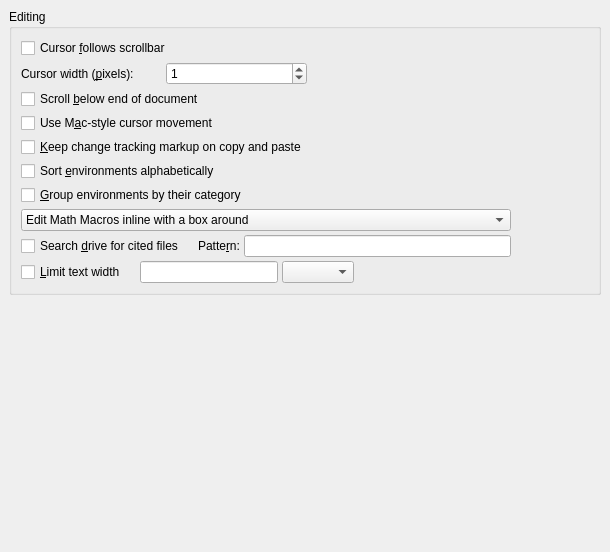
<?xml version="1.0" encoding="UTF-8"?>
<ui version="4.0">
 <class>PrefEditUi</class>
 <widget class="QWidget" name="PrefEditUi">
  <property name="geometry">
   <rect>
    <x>0</x>
    <y>0</y>
    <width>610</width>
    <height>552</height>
   </rect>
  </property>
  <property name="sizePolicy">
   <sizepolicy hsizetype="Expanding" vsizetype="Expanding">
    <horstretch>0</horstretch>
    <verstretch>0</verstretch>
   </sizepolicy>
  </property>
  <property name="windowTitle">
   <string/>
  </property>
  <layout class="QGridLayout" name="gridLayout_3">
   <item row="0" column="0">
    <widget class="QGroupBox" name="scrollGB">
     <property name="title">
      <string>Editing</string>
     </property>
     <property name="alignment">
      <set>Qt::AlignLeading|Qt::AlignLeft|Qt::AlignTop</set>
     </property>
     <property name="flat">
      <bool>true</bool>
     </property>
     <layout class="QGridLayout" name="gridLayout">
      <item row="8" column="3">
       <spacer name="horizontalSpacer">
        <property name="orientation">
         <enum>Qt::Horizontal</enum>
        </property>
        <property name="sizeHint" stdset="0">
         <size>
          <width>40</width>
          <height>20</height>
         </size>
        </property>
       </spacer>
      </item>
      <item row="2" column="0" colspan="2">
       <widget class="QCheckBox" name="scrollBelowCB">
        <property name="text">
         <string>Scroll &amp;below end of document</string>
        </property>
       </widget>
      </item>
      <item row="1" column="2">
       <spacer name="horizontalSpacer_3">
        <property name="orientation">
         <enum>Qt::Horizontal</enum>
        </property>
        <property name="sizeHint" stdset="0">
         <size>
          <width>200</width>
          <height>20</height>
         </size>
        </property>
       </spacer>
      </item>
      <item row="8" column="0" colspan="3">
       <widget class="QComboBox" name="macroEditStyleCO">
        <item>
         <property name="text">
          <string>Edit Math Macros inline with a box around</string>
         </property>
        </item>
        <item>
         <property name="text">
          <string>Edit Math Macros inline with the name in the status bar</string>
         </property>
        </item>
        <item>
         <property name="text">
          <string>Edit Math Macros with a parameter list (like in LyX &lt; 1.6)</string>
         </property>
        </item>
       </widget>
      </item>
      <item row="4" column="0" colspan="2">
       <widget class="QCheckBox" name="copyCTMarkupCB">
        <property name="toolTip">
         <string>If this is checked, change tracking markup will not be resolved on copy/paste operations and when moving content from/to insets if change tracking is deactivated.</string>
        </property>
        <property name="text">
         <string>&amp;Keep change tracking markup on copy and paste</string>
        </property>
       </widget>
      </item>
      <item row="5" column="0" rowspan="2" colspan="2">
       <widget class="QCheckBox" name="sortEnvironmentsCB">
        <property name="text">
         <string>Sort &amp;environments alphabetically</string>
        </property>
       </widget>
      </item>
      <item row="0" column="0" colspan="2">
       <widget class="QCheckBox" name="cursorFollowsCB">
        <property name="text">
         <string>Cursor &amp;follows scrollbar</string>
        </property>
       </widget>
      </item>
      <item row="9" column="0" colspan="3">
       <layout class="QHBoxLayout" name="horizontalLayout_5">
        <item>
         <widget class="QCheckBox" name="citationSearchCB">
          <property name="toolTip">
           <string>If this is activated, LyX will search your disk for matching files when clicking on &quot;Try to Open Citation Content...&quot; in the citation context menu. Note the security implications described in User Guide, 6.6.4.</string>
          </property>
          <property name="statusTip">
           <string/>
          </property>
          <property name="text">
           <string>Search &amp;drive for cited files</string>
          </property>
         </widget>
        </item>
        <item>
         <spacer name="horizontalSpacer_8">
          <property name="orientation">
           <enum>Qt::Horizontal</enum>
          </property>
          <property name="sizeType">
           <enum>QSizePolicy::Fixed</enum>
          </property>
          <property name="sizeHint" stdset="0">
           <size>
            <width>10</width>
            <height>20</height>
           </size>
          </property>
         </spacer>
        </item>
        <item>
         <layout class="QHBoxLayout" name="horizontalLayout_3">
          <item>
           <widget class="QLabel" name="citationSearchLA">
            <property name="text">
             <string>Patte&amp;rn:</string>
            </property>
            <property name="buddy">
             <cstring>citationSearchLE</cstring>
            </property>
           </widget>
          </item>
          <item>
           <widget class="QLineEdit" name="citationSearchLE">
            <property name="toolTip">
             <string>Define search pattern (see UserGuide for syntax)</string>
            </property>
           </widget>
          </item>
         </layout>
        </item>
       </layout>
      </item>
      <item row="1" column="0" colspan="2">
       <layout class="QHBoxLayout" name="horizontalLayout">
        <item>
         <widget class="QLabel" name="label_3">
          <property name="text">
           <string>Cursor width (&amp;pixels):</string>
          </property>
          <property name="buddy">
           <cstring>cursorWidthSB</cstring>
          </property>
         </widget>
        </item>
        <item>
         <widget class="QSpinBox" name="cursorWidthSB">
          <property name="toolTip">
           <string>Configure the width of the text cursor.  &quot;Auto&quot; means that zoom-controlled width is used.</string>
          </property>
          <property name="specialValueText">
           <string>Auto</string>
          </property>
          <property name="minimum">
           <number>0</number>
          </property>
          <property name="maximum">
           <number>10</number>
          </property>
          <property name="singleStep">
           <number>1</number>
          </property>
          <property name="value">
           <number>1</number>
          </property>
         </widget>
        </item>
       </layout>
      </item>
      <item row="3" column="0" colspan="2">
       <widget class="QCheckBox" name="macLikeCursorMovementCB">
        <property name="toolTip">
         <string>Skip trailing non-word characters</string>
        </property>
        <property name="text">
         <string>Use M&amp;ac-style cursor movement</string>
        </property>
       </widget>
      </item>
      <item row="7" column="0">
       <widget class="QCheckBox" name="groupEnvironmentsCB">
        <property name="text">
         <string>&amp;Group environments by their category</string>
        </property>
       </widget>
      </item>
      <item row="10" column="0" colspan="3">
       <layout class="QHBoxLayout" name="horizontalLayout_4">
        <item>
         <widget class="QCheckBox" name="screenLimitCB">
          <property name="toolTip">
           <string>Limit the width of the text in the work area to the specified length</string>
          </property>
          <property name="text">
           <string>&amp;Limit text width</string>
          </property>
         </widget>
        </item>
        <item>
         <spacer name="horizontalSpacer_9">
          <property name="orientation">
           <enum>Qt::Horizontal</enum>
          </property>
          <property name="sizeType">
           <enum>QSizePolicy::Fixed</enum>
          </property>
          <property name="sizeHint" stdset="0">
           <size>
            <width>10</width>
            <height>20</height>
           </size>
          </property>
         </spacer>
        </item>
        <item>
         <widget class="QLineEdit" name="screenWidthLE">
          <property name="toolTip">
           <string>Limit the width of the text in the work area to the specified length</string>
          </property>
         </widget>
        </item>
        <item>
         <widget class="lyx::frontend::LengthCombo" name="screenWidthUnitCO"/>
        </item>
        <item>
         <spacer name="horizontalSpacer_2">
          <property name="orientation">
           <enum>Qt::Horizontal</enum>
          </property>
          <property name="sizeHint" stdset="0">
           <size>
            <width>157</width>
            <height>20</height>
           </size>
          </property>
         </spacer>
        </item>
       </layout>
      </item>
     </layout>
    </widget>
   </item>
   <item row="1" column="0">
    <spacer>
     <property name="orientation">
      <enum>Qt::Vertical</enum>
     </property>
     <property name="sizeHint" stdset="0">
      <size>
       <width>0</width>
       <height>0</height>
      </size>
     </property>
    </spacer>
   </item>
  </layout>
 </widget>
 <layoutdefault spacing="4" margin="9"/>
 <customwidgets>
  <customwidget>
   <class>lyx::frontend::LengthCombo</class>
   <extends>QComboBox</extends>
   <header>LengthCombo.h</header>
  </customwidget>
 </customwidgets>
 <tabstops>
  <tabstop>cursorFollowsCB</tabstop>
  <tabstop>cursorWidthSB</tabstop>
  <tabstop>scrollBelowCB</tabstop>
  <tabstop>macLikeCursorMovementCB</tabstop>
  <tabstop>sortEnvironmentsCB</tabstop>
  <tabstop>macroEditStyleCO</tabstop>
 </tabstops>
 <includes>
  <include location="local">qt_i18n.h</include>
 </includes>
 <resources/>
 <connections/>
</ui>
